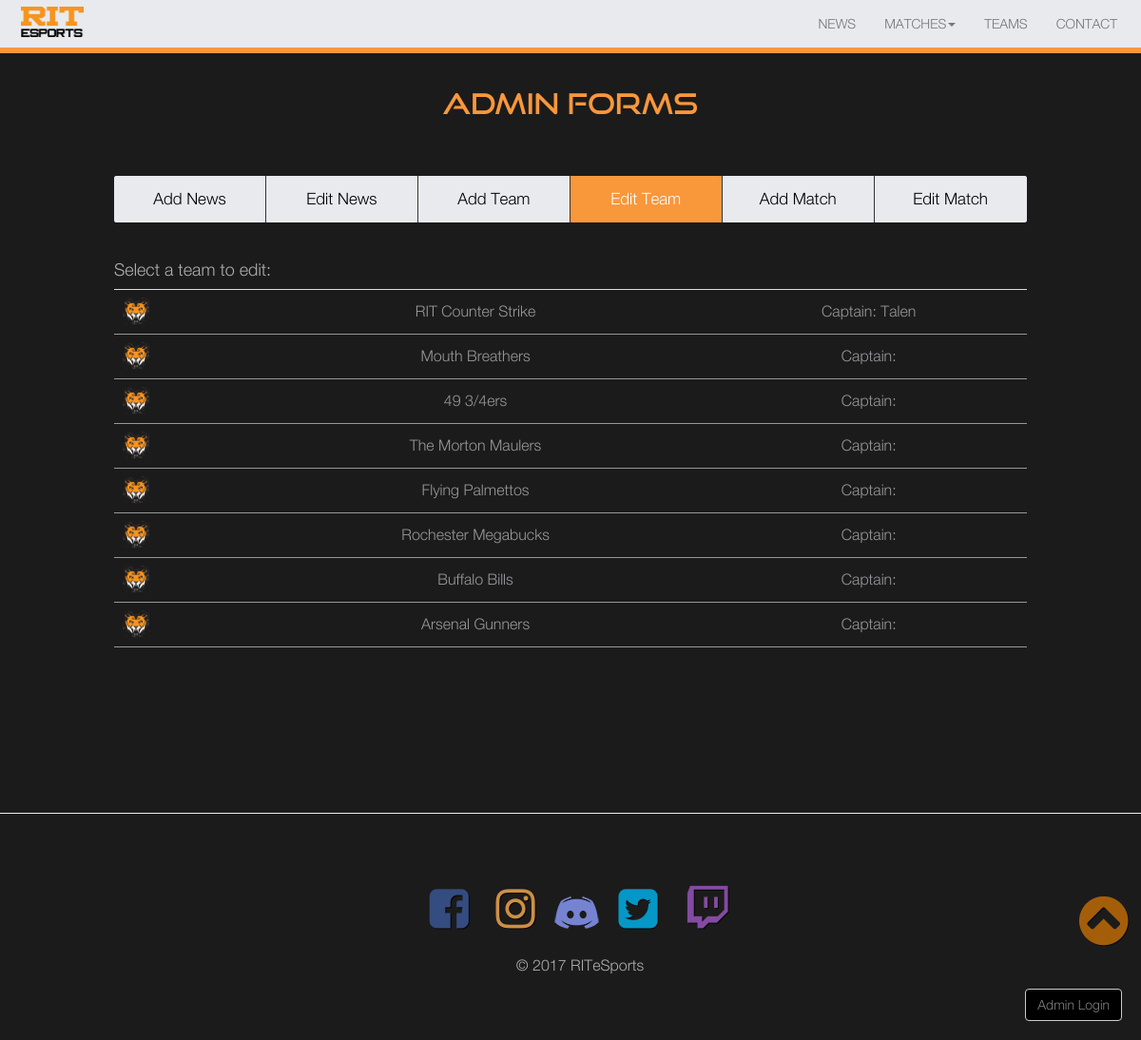
/admin_edit_teams.php, run on an earlier commit of the app's database.
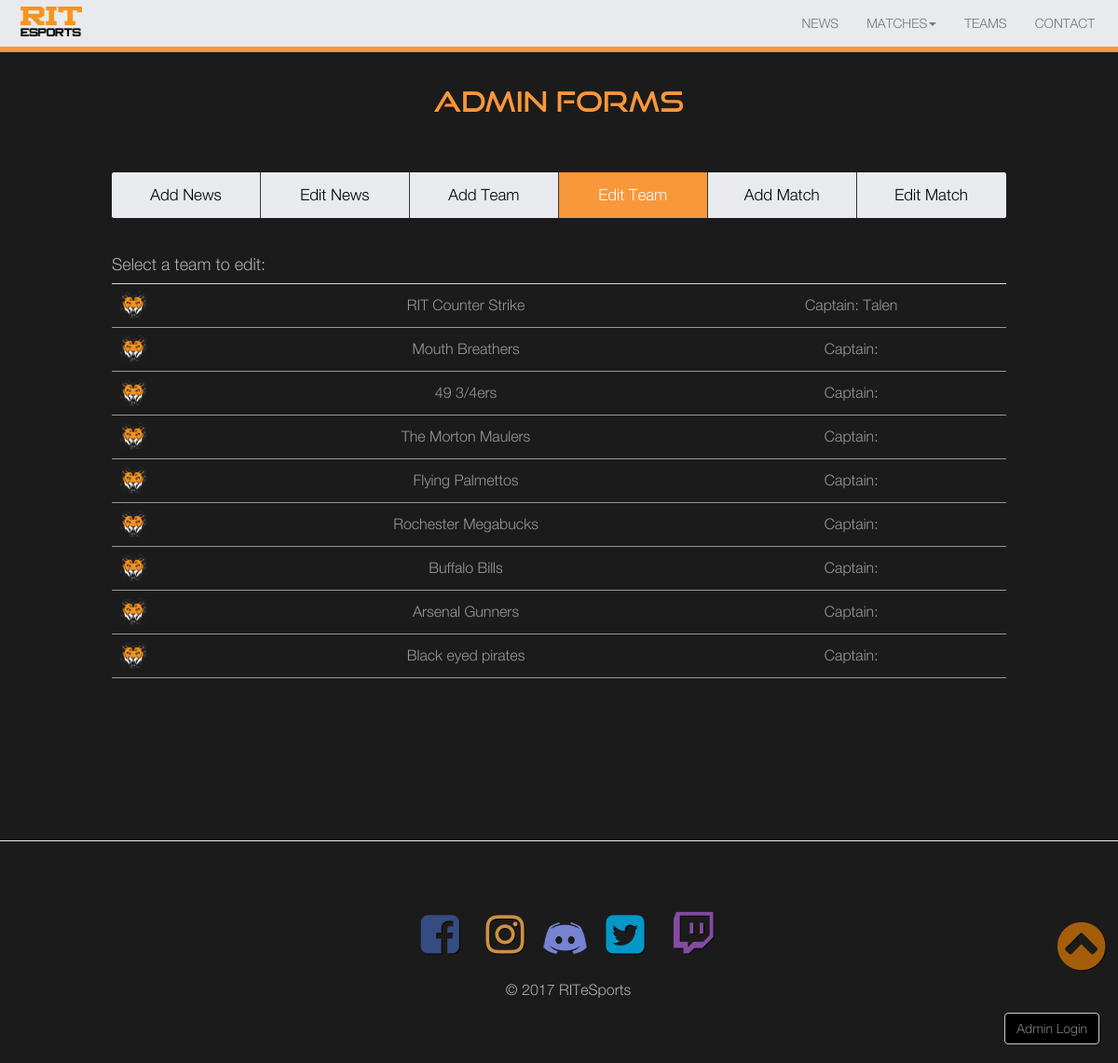
And on a later commit of the database.
### tables this page shows
CREATE TABLE "TEAMS" (
	`TEAM_ID`	INTEGER NOT NULL PRIMARY KEY AUTOINCREMENT,
	`TEAM_NAME`	TEXT NOT NULL,
	`GAME`	TEXT NOT NULL,
	`LOGO_URL`	TEXT
);

CREATE TABLE "PLAYERS" (
	`PLAYER_ID`	INTEGER NOT NULL PRIMARY KEY AUTOINCREMENT,
	`REAL_NAME`	TEXT NOT NULL,
	`USER_NAME`	TEXT NOT NULL,
	`TEAM_ID`	TEXT NOT NULL,
	`RANK`	INTEGER NOT NULL,
	`BIO`	TEXT DEFAULT 'Bio currently unavailable',
	`IMAGE_URL`	TEXT
);

### admin_edit_teams.php (the view, shortened to what this page needs)
<!DOCTYPE html>
<html lang="en">
<head>
  <?php include 'includes/head.php';?>
</head>
<body>
    <?php include 'includes/navmenu.php';?>
	<main class="content">
		<?php include 'includes/adminmenu.php';?>
        <div id="EditTeam" class="tabcontent">
			<?php
				$esports_db = new ESportsDB();
				$esports_db->exec("ATTACH DATABASE 'ESports.db' AS 'esports'");
				if(array_key_exists('player_id', $_GET) || array_key_exists('player_team_id', $_GET)){
					if(array_key_exists('player_id', $_GET))
					{
						$player_id = intval($_GET['player_id']);
						$player_team_id = 0;
					}
					else
					{
						$player_team_id = intval($_GET['player_team_id']);
						$player_id = 0;
					}
					$player_result = $esports_db->query("SELECT * FROM PLAYERS WHERE PLAYER_ID=$player_id");
					$player = $player_result->fetchArray(SQLITE3_ASSOC);
					$rank = $player['RANK'];
					echo "<input type='hidden' id='player_id_hidden' value=$player_id />";
					echo "<input type='hidden' id='player_team_id_hidden' value=$player_team_id />";
					echo "<form id='edit_player_form'>";
						echo "<div class='form-group'>";
							echo "<label for='edit_user_name'>User Name</label>";
							echo "<input type='text' class='form-control admin_input_text' rows='1' id='edit_user_name' value='$player[USER_NAME]' />";
						echo "</div>";
						echo "<div class='form-group'>";
							echo "<label for='edit_player_name'>Player Name</label>";
							echo "<input type='text' class='form-control admin_input_text' rows='1' id='edit_player_name' value='$player[REAL_NAME]' />";
						echo "</div>";
						echo "<div class='form-group'>";
							echo "<label for='edit_player_image'>Image URL</label>";
							echo "<input type='text' class='form-control admin_input_text' rows='1' id='edit_player_image' value='$player[IMAGE_URL]' />";
						echo "</div>";
						echo "<div class='form-group admin_input_text'>";
							echo "<label for='edit_player_rank'>Rank</label><br />";
							echo "<input type='radio' name='edit_player_rank' id='rank_captain' value='1'";
							if ($rank == '1') { echo "checked='checked'";};
							echo "/>Captain &nbsp; <input type='radio' name='edit_player_rank' id='rank_manager' value='2'";
							if ($rank == '2') { echo "checked='checked'";};
							echo "/>Manager &nbsp; <input type='radio' name='edit_player_rank' id='rank_player' value='0'";
							if ($rank != '1' && $rank != '2') { echo "checked='checked'";};
							echo " />Player &nbsp;";
						echo "</div>";
						echo "<div class='form-group'>";
							echo "<label for='edit_player_bio'>Bio</label>";
							echo "<textarea class='form-control admin_input_text' rows='8' id='edit_player_bio'>$player[BIO]</textarea>";
						echo "</div>";
						if ($player_id != 0)
						{
							echo "<button type='button' class='btn btn-warning admin_page_button' id='update_player'>Update Player</button>";
						}else
						{
							echo "<button type='button' class='btn btn-warning admin_page_button' id='update_player'>Add Player</button>";
						}
						echo "<script>document.querySelector('#update_player').onclick = onUpdatePlayer;</script>";
					echo "</form>";
				}
				else {
					$team_list_result = $esports_db->query("SELECT * FROM TEAMS");
					echo "<h4>Select a team to edit:</h4>";
					echo "<table class='table'>";
						echo "<tbody>";
						while($team = $team_list_result->fetchArray(SQLITE3_ASSOC))
						{
							$team_id = $team['TEAM_ID'];
							$team_name = $team['TEAM_NAME'];
							$team_captain_result = $esports_db->query("SELECT USER_NAME FROM PLAYERS WHERE TEAM_ID=$team_id AND RANK=1");
							echo "<tr class='clickable-row admin_table_row' data-url='admin_edit_teams.php?team_id=$team_id' data-href='#team_form'>";
								echo "<td>";
									echo "<img class='img-responsive admin_team_logo' src='media/esports_assets/tigerhead_nobg_mini.png' alt='team logo' title='team logo'>";
								echo "</td>";
								echo "<td class='admin_team_text'>";
									echo "$team_name";
								echo "</td>";
								echo "<td class='admin_team_text'>";
									$row = $team_captain_result->fetchArray(SQLITE3_ASSOC);
									echo "Captain: {$row['USER_NAME']}";
								echo "</td>";
							echo "</tr>";
						}
						echo "</tbody>";
					echo "</table>";
				}
			?>
        </div>
</main>
    <hr id="footer_line">
    <?php include 'includes/footer.php';?>
</body>
</html>

What changed in the data, as far as the page shows it:
added teams: TEAM_NAME "Black eyed pirates"
